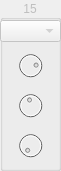
   <widget class="QGroupBox" name="step_15">
    <property name="enabled">
     <bool>false</bool>
    </property>
    <property name="geometry">
     <rect>
      <x>970</x>
      <y>70</y>
      <width>61</width>
      <height>171</height>
     </rect>
    </property>
    <property name="title">
     <string>15</string>
    </property>
    <property name="alignment">
     <set>Qt::AlignCenter</set>
    </property>
    <property name="flat">
     <bool>false</bool>
    </property>
    <property name="checkable">
     <bool>false</bool>
    </property>
    <property name="checked">
     <bool>false</bool>
    </property>
    <widget class="DialKnob" name="ctrl_15">
     <property name="geometry">
      <rect>
       <x>0</x>
       <y>130</y>
       <width>61</width>
       <height>31</height>
      </rect>
     </property>
     <property name="sizePolicy">
      <sizepolicy hsizetype="Fixed" vsizetype="Fixed">
       <horstretch>0</horstretch>
       <verstretch>0</verstretch>
      </sizepolicy>
     </property>
     <property name="minimumSize">
      <size>
       <width>0</width>
       <height>0</height>
      </size>
     </property>
     <property name="maximumSize">
      <size>
       <width>16777215</width>
       <height>16777215</height>
      </size>
     </property>
     <property name="minimum">
      <number>0</number>
     </property>
     <property name="maximum">
      <number>127</number>
     </property>
     <property name="value">
      <number>0</number>
     </property>
     <property name="wrapping">
      <bool>false</bool>
     </property>
     <property name="notchTarget">
      <double>8.000000000000000</double>
     </property>
     <property name="notchesVisible">
      <bool>false</bool>
     </property>
    </widget>
    <widget class="DialKnob" name="velocity_15">
     <property name="geometry">
      <rect>
       <x>0</x>
       <y>50</y>
       <width>61</width>
       <height>31</height>
      </rect>
     </property>
     <property name="sizePolicy">
      <sizepolicy hsizetype="Fixed" vsizetype="Fixed">
       <horstretch>0</horstretch>
       <verstretch>0</verstretch>
      </sizepolicy>
     </property>
     <property name="minimumSize">
      <size>
       <width>0</width>
       <height>0</height>
      </size>
     </property>
     <property name="maximumSize">
      <size>
       <width>16777215</width>
       <height>16777215</height>
      </size>
     </property>
     <property name="minimum">
      <number>0</number>
     </property>
     <property name="maximum">
      <number>127</number>
     </property>
     <property name="value">
      <number>100</number>
     </property>
     <property name="wrapping">
      <bool>false</bool>
     </property>
     <property name="notchTarget">
      <double>8.000000000000000</double>
     </property>
     <property name="notchesVisible">
      <bool>false</bool>
     </property>
    </widget>
    <widget class="DialKnob" name="gate_15">
     <property name="geometry">
      <rect>
       <x>0</x>
       <y>90</y>
       <width>61</width>
       <height>31</height>
      </rect>
     </property>
     <property name="sizePolicy">
      <sizepolicy hsizetype="Fixed" vsizetype="Fixed">
       <horstretch>0</horstretch>
       <verstretch>0</verstretch>
      </sizepolicy>
     </property>
     <property name="minimumSize">
      <size>
       <width>0</width>
       <height>0</height>
      </size>
     </property>
     <property name="maximumSize">
      <size>
       <width>16777215</width>
       <height>16777215</height>
      </size>
     </property>
     <property name="minimum">
      <number>1</number>
     </property>
     <property name="maximum">
      <number>200</number>
     </property>
     <property name="value">
      <number>94</number>
     </property>
     <property name="wrapping">
      <bool>false</bool>
     </property>
     <property name="notchTarget">
      <double>8.000000000000000</double>
     </property>
     <property name="notchesVisible">
      <bool>false</bool>
     </property>
    </widget>
    <widget class="ComboPicker" name="note_15">
     <property name="geometry">
      <rect>
       <x>0</x>
       <y>20</y>
       <width>61</width>
       <height>22</height>
      </rect>
     </property>
    </widget>
   </widget>
